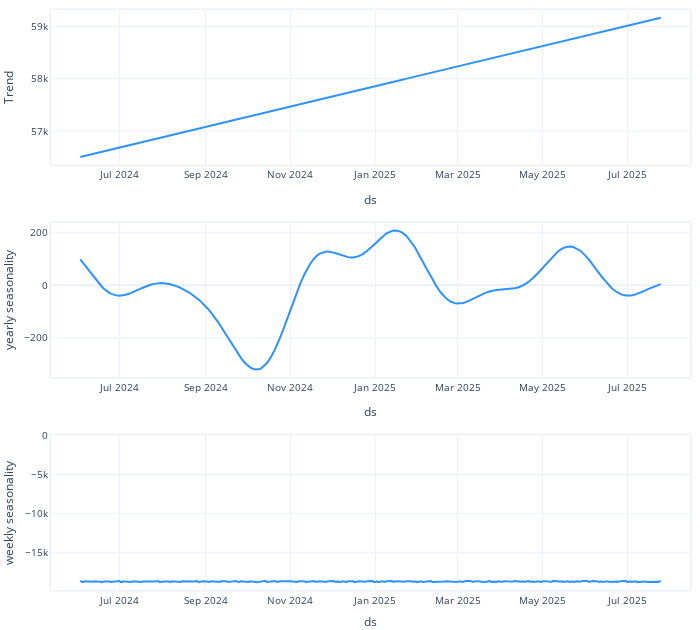

The code cell stored with this chart in its notebook:
### Code cell
model.plot_components(forecast)

### Figure 1 — Plotly figure (JSON) as saved in the notebook; plotly's stock layout.template omitted (floating-point values rounded to 4 significant figures; data arrays with more than 128 entries replaced by an {"elided": "..."} marker saying what was removed)
{"data": [{"line": {"color": "#2d92ff", "width": 2}, "mode": "lines", "name": "Trend", "showlegend": false, "type": "scatter", "x": {"elided": "300 str values"}, "xaxis": "x", "y": {"elided": "300 float values"}, "yaxis": "y"}, {"line": {"color": "#2d92ff", "width": 2}, "mode": "lines", "name": "yearly seasonality", "showlegend": false, "type": "scatter", "x": {"elided": "300 str values"}, "xaxis": "x2", "y": {"elided": "300 float values"}, "yaxis": "y2"}, {"line": {"color": "#2d92ff", "width": 2}, "mode": "lines", "name": "weekly seasonality", "showlegend": false, "type": "scatter", "x": {"elided": "300 str values"}, "xaxis": "x3", "y": {"elided": "300 float values"}, "yaxis": "y3"}], "layout": {"autosize": true, "font": {"size": 10}, "height": 630, "hovermode": "x unified", "legend": {"traceorder": "reversed", "y": 0.1}, "margin": {"b": 0, "l": 0, "pad": 0, "r": 10, "t": 10}, "title": {"font": {"size": 12}}, "width": 700, "xaxis": {"anchor": "y", "domain": [0, 1], "linewidth": 1.5, "mirror": true, "range": ["2024-05-13T00:00:00", "2025-08-15T00:00:00"], "showline": true, "title": {"text": "ds"}, "type": "date"}, "xaxis2": {"anchor": "y2", "domain": [0, 1], "linewidth": 1.5, "mirror": true, "range": ["2024-05-13T00:00:00", "2025-08-15T00:00:00"], "showline": true, "title": {"text": "ds"}, "type": "date"}, "xaxis3": {"anchor": "y3", "domain": [0, 1], "linewidth": 1.5, "mirror": true, "range": ["2024-05-13T00:00:00", "2025-08-15T00:00:00"], "showline": true, "title": {"text": "ds"}, "type": "date"}, "yaxis": {"anchor": "x", "domain": [0.7333, 1], "linewidth": 1.5, "mirror": true, "rangemode": "normal", "showline": true, "title": {"text": "Trend"}}, "yaxis2": {"anchor": "x2", "domain": [0.3667, 0.6333], "linewidth": 1.5, "mirror": true, "rangemode": "tozero", "showline": true, "title": {"text": "yearly seasonality"}}, "yaxis3": {"anchor": "x3", "domain": [0, 0.2667], "linewidth": 1.5, "mirror": true, "rangemode": "tozero", "showline": true, "title": {"text": "weekly seasonality"}}}}
